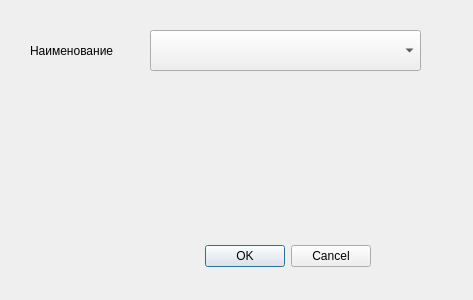
<?xml version="1.0" encoding="UTF-8"?>
<ui version="4.0">
 <class>dontknowDialog</class>
 <widget class="QDialog" name="dontknowDialog">
  <property name="geometry">
   <rect>
    <x>0</x>
    <y>0</y>
    <width>473</width>
    <height>300</height>
   </rect>
  </property>
  <property name="windowTitle">
   <string>Dialog</string>
  </property>
  <widget class="QDialogButtonBox" name="buttonBox">
   <property name="geometry">
    <rect>
     <x>30</x>
     <y>240</y>
     <width>341</width>
     <height>32</height>
    </rect>
   </property>
   <property name="orientation">
    <enum>Qt::Horizontal</enum>
   </property>
   <property name="standardButtons">
    <set>QDialogButtonBox::Cancel|QDialogButtonBox::Ok</set>
   </property>
  </widget>
  <widget class="QComboBox" name="comboBox">
   <property name="geometry">
    <rect>
     <x>150</x>
     <y>30</y>
     <width>271</width>
     <height>41</height>
    </rect>
   </property>
  </widget>
  <widget class="QLabel" name="label">
   <property name="geometry">
    <rect>
     <x>30</x>
     <y>40</y>
     <width>111</width>
     <height>21</height>
    </rect>
   </property>
   <property name="text">
    <string>Наименование</string>
   </property>
  </widget>
 </widget>
 <resources/>
 <connections>
  <connection>
   <sender>buttonBox</sender>
   <signal>accepted()</signal>
   <receiver>dontknowDialog</receiver>
   <slot>accept()</slot>
   <hints>
    <hint type="sourcelabel">
     <x>248</x>
     <y>254</y>
    </hint>
    <hint type="destinationlabel">
     <x>157</x>
     <y>274</y>
    </hint>
   </hints>
  </connection>
  <connection>
   <sender>buttonBox</sender>
   <signal>rejected()</signal>
   <receiver>dontknowDialog</receiver>
   <slot>reject()</slot>
   <hints>
    <hint type="sourcelabel">
     <x>316</x>
     <y>260</y>
    </hint>
    <hint type="destinationlabel">
     <x>286</x>
     <y>274</y>
    </hint>
   </hints>
  </connection>
 </connections>
</ui>
